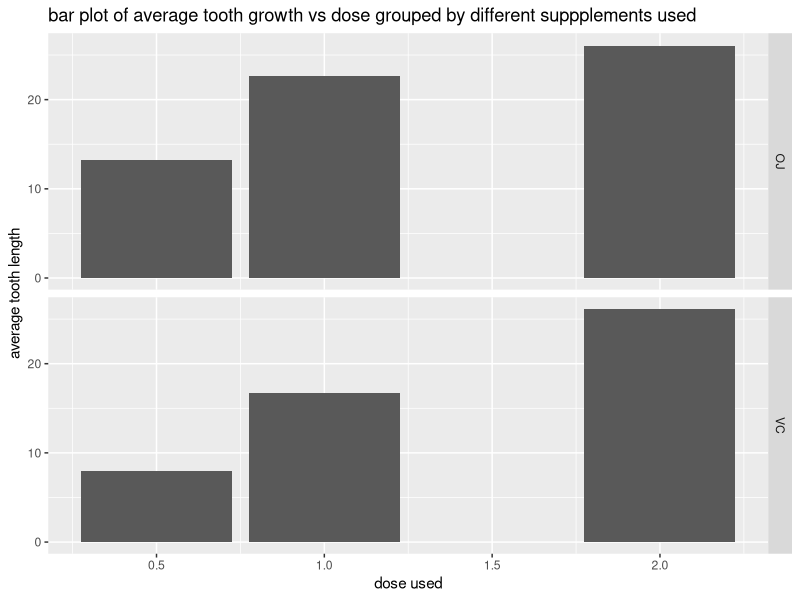

Reproduce this figure in R. (Note: this script raises an error after producing the figure.)
## statistical inference project part 2
## libraries and other stuff
library(ggplot2)

## tooth growth data
library(datasets)

data(ToothGrowth)
head(ToothGrowth)
## summary of the data
summary(ToothGrowth)

nrow(ToothGrowth)

unique(ToothGrowth$supp)
class(ToothGrowth$supp)

# unique(paste(ToothGrowth$supp,ToothGrowth$dose))
unique(ToothGrowth[,c("supp", "dose")])

## the data is about the tooth growth as a affect of 2 supplements VC and OJ, with different doses of 0.5, 1.0 and 2.0

## finding the average length of tooth growth grouped by supplements and doses.
toothGrowthBySuppDoes = aggregate(len ~ supp + dose, data = ToothGrowth, mean)

## plot of average growth Vs supplement_n_does
# g <- ggplot(data = toothGrowthBySuppDoes, aes(x = paste(supp,"-",dose), y = len))
g <- ggplot(data = toothGrowthBySuppDoes, aes(x = dose, y = len))
g <- g + geom_bar(stat = "identity")
g <- g + facet_grid(supp ~ .)
g <- g + labs(x = "dose used", y = "average tooth length")
g <- g + ggtitle("bar plot of average tooth growth vs dose grouped by different suppplements used")
print(g)


## doing t tests for different supplements taken with same dose.
supp1dose1 <- ToothGrowth[ToothGrowth$supp == "OJ" & ToothGrowth$dose == "0.5",] 
supp2dose1 <- ToothGrowth[ToothGrowth$supp == "VC" & ToothGrowth$dose == "0.5",] 

## since we don't have any information of variance of different group, let us assume it is different.
t.test(supp1dose1$len, supp2dose1$len, paired = FALSE,  var.equal = FALSE)

## DOUBT what is the meaning or interpretation of the values, conf interval obtained by doing the "t-tests".
supp1dose2 <- ToothGrowth[ToothGrowth$supp == "OJ" & ToothGrowth$dose == "1",] 
supp2dose2 <- ToothGrowth[ToothGrowth$supp == "VC" & ToothGrowth$dose == "1",] 

## since we don't have any information of variance of different group, let us assume it is different.
t.test(supp1dose2$len, supp2dose2$len, paired = FALSE,  var.equal = FALSE)

# supp1dose3 <- ToothGrowth[ToothGrowth$supp == "OJ" & ToothGrowth$dose == "2",] 
# supp2dose3 <- ToothGrowth[ToothGrowth$supp == "VC" & ToothGrowth$dose == "2",] 
# 
# ## since we don't have any information of variance of different group, let us assume it is different.
# t.test(supp1dose3$len, supp2dose3$len, paired = FALSE,  var.equal = FALSE)

## T Hypothesis tests and CI tests
## doing a two group hypothesis testing assuming the NULL HYPOTHESIS that mean of the distribution of tooth growth is same 
## on use of the two supplements (VC and OJ).

## Z (97.5th quantile)
## in our case, n = 10, therefore df = 9, so 
Z_1minusAlpha  = qt(0.975, df = 9)
Z_1minusAlpha

## testing supplement dose of 0.5`
dose1Data <- ToothGrowth[ToothGrowth$dose == 0.5,]
t.test(len ~ supp, paired = FALSE, var.equal = FALSE, data = dose1Data)

## Result, here we see that the test statistic (3.1) is greater than the 97.5 quantile (Z(1-alpha)) of 2.26. so we 
## reject the NULL hypothesis.

## testing supplement dose of 1.0
dose2Data <- ToothGrowth[ToothGrowth$dose == 1.0,]
t.test(len ~ supp, paired = FALSE, var.equal = FALSE, data = dose2Data)

## since test_statistic (4.03) is greater than the Z_quantile (97.5%) of 2.26, so we 
## reject the NULL hypothesis.

dose3Data <- ToothGrowth[ToothGrowth$dose == 2,]
t.test(len ~ supp, paired = FALSE, var.equal = FALSE, data = dose1Data)

## since the absolute test Statistic is lesser than Z_1minusAlpha, we fail to reject the NULL hypothesis, so 
## the 2 data groups have same mean.

## clear figure
# dev.off()
